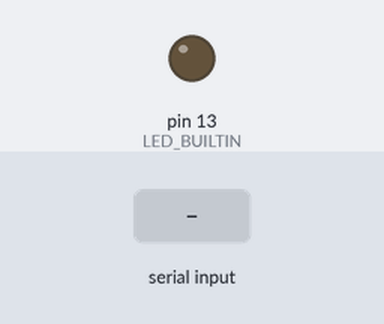
Bench run of a sketch on a simulated Arduino Uno, built with avr-gcc and run on an emulated ATmega328P. On the bench: output pins drawn as LEDs (lit = HIGH). Inputs (shaded band) come from the test bench.

Above: at 5.4 s.
5.5 s: "<90,45>" received over Serial
At 6.7 s:
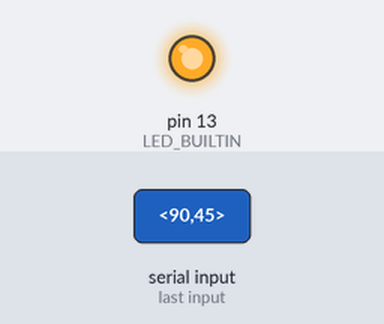
7.0 s: "<S90>" received over Serial
At 8.2 s:
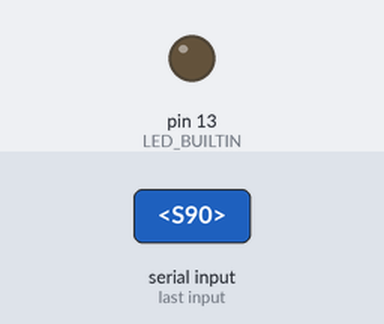
8.5 s: "<30,150>" received over Serial
At 9.8 s:
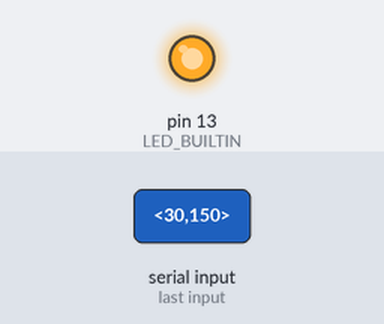
Timing chart, 0 to 11.5 s (numbered marks = the images above; inputs shaded):
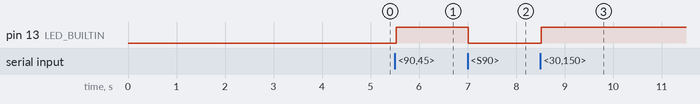

The sketch:

arduino_msp_stop_map_test.ino
```cpp
#include <SoftwareSerial.h>
#include "src/MSP/MSP.h"

MSP msp;
SoftwareSerial msp_uart(9, 10);

#define MSP_SET_MOTOR 214

const uint32_t SERIAL_BAUD = 115200;
const uint32_t MSP_BAUD = 9600;
const uint16_t STOP_US = 1500;
const uint16_t RUN_US = 1560;
const uint8_t REFRESH_DELAY_MS = 5;

char current_command = 'S';

void send_raw_motors(uint16_t values[8]) {
  msp.send(MSP_SET_MOTOR, values, 16);
}

void stop_all() {
  uint16_t data[8] = {
    STOP_US,
    STOP_US,
    STOP_US,
    STOP_US,
    STOP_US,
    STOP_US,
    STOP_US,
    STOP_US
  };

  send_raw_motors(data);
}

void run_all_except(uint8_t stopped_channel) {
  uint16_t data[8] = {
    RUN_US,
    RUN_US,
    RUN_US,
    RUN_US,
    RUN_US,
    RUN_US,
    RUN_US,
    RUN_US
  };

  if (stopped_channel >= 1 && stopped_channel <= 8) {
    data[stopped_channel - 1] = STOP_US;
  }

  send_raw_motors(data);
}

void read_command() {
  while (Serial.available() > 0) {
    char command = Serial.read();

    if (command == '\n' || command == '\r') {
      continue;
    }

    if (
      command == 'A'
      || command == 'S'
      || command == 'D'
      || (command >= '1' && command <= '8')
    ) {
      current_command = command;
    }
  }
}

void apply_current_command() {
  if (current_command == 'A') {
    run_all_except(0);
    return;
  }

  if (current_command >= '1' && current_command <= '8') {
    run_all_except(current_command - '0');
    return;
  }

  stop_all();
}

void setup() {
  Serial.begin(SERIAL_BAUD);
  msp_uart.begin(MSP_BAUD);
  msp.begin(msp_uart);
  pinMode(LED_BUILTIN, OUTPUT);

  for (uint8_t i = 0; i < 8; i++) {
    stop_all();
    delay(500);
  }

  digitalWrite(LED_BUILTIN, LOW);
}

void loop() {
  read_command();
  digitalWrite(LED_BUILTIN, current_command == 'S' || current_command == 'D' ? LOW : HIGH);
  apply_current_command();
  delay(REFRESH_DELAY_MS);
}
```

MSP.cpp
```cpp
// (licence header left out)
#include <Arduino.h>

#include "MSP.h"

uint8_t crc8_dvb_s2(uint8_t crc, unsigned char a)
{
    crc ^= a;
    for (int ii = 0; ii < 8; ++ii) {
        if (crc & 0x80) {
            crc = (crc << 1) ^ 0xD5;
        } else {
            crc = crc << 1;
        }
    }
    return crc;
}
void MSP::begin(Stream & stream, uint32_t timeout)
{
  _stream   = &stream;
  _timeout  = timeout;
}


void MSP::reset()
{
  _stream->flush();
  while (_stream->available() > 0)
    _stream->read();
}

void MSP::send(uint16_t messageID, void * payload, uint16_t size)
{
    uint8_t flag = 0;
    int msg_size = 9;
    uint8_t crc = 0;
    uint8_t tmp_buf[2];

    msg_size += (int) size;


    _stream->write('$');
    _stream->write('X');
    _stream->write('<');

    crc = crc8_dvb_s2(crc, flag);
    _stream->write(flag);

    memcpy(tmp_buf, &messageID, 2);
    crc = crc8_dvb_s2(crc, tmp_buf[0]);
    crc = crc8_dvb_s2(crc, tmp_buf[1]);
    _stream->write(tmp_buf, 2);

    memcpy(tmp_buf, &size, 2);
    crc = crc8_dvb_s2(crc, tmp_buf[0]);
    crc = crc8_dvb_s2(crc, tmp_buf[1]);
    _stream->write(tmp_buf, 2);

    uint8_t * payloadPtr = (uint8_t*)payload;
    for (uint8_t i = 0; i < size; ++i) {
        uint8_t b = *(payloadPtr++);
        crc = crc8_dvb_s2(crc, b);
        _stream->write(b);
    }

    _stream->write(crc);
//    Serial.printf("Checksum: %d", crc);

}


// timeout in milliseconds
bool MSP::recv(uint16_t *messageID, void * payload, uint16_t maxSize, uint16_t *recvSize)
{
    uint32_t t0 = millis();
    uint8_t tmp_buf[2];

    while (1) {

    // read header
    while (_stream->available() < 6)
        if (millis() - t0 >= _timeout) {
            return false;
        }
    char header[3];
    _stream->readBytes((char*)header, 3);

    // check header
    if (header[0] == '$' && header[1] == 'X' && header[2] == '>') {
        uint8_t flag = _stream->read();
        uint8_t checksumCalc = 0;
        checksumCalc = crc8_dvb_s2(checksumCalc, flag);
        // read message ID (type)
        _stream->readBytes((char *)(messageID), 2);
        memcpy(&tmp_buf[0], messageID, 2);
        checksumCalc = crc8_dvb_s2(checksumCalc, tmp_buf[0]);
        checksumCalc = crc8_dvb_s2(checksumCalc, tmp_buf[1]);

        // header ok, read payload size
        _stream->readBytes((char *)(recvSize), 2);
        memcpy(&tmp_buf[0], recvSize, 2);
        checksumCalc = crc8_dvb_s2(checksumCalc, tmp_buf[0]);
        checksumCalc = crc8_dvb_s2(checksumCalc, tmp_buf[1]);

        // read payload
        uint8_t * payloadPtr = (uint8_t*)payload;
        uint16_t idx = 0;
        while (idx < *recvSize) {
            if (millis() - t0 >= _timeout) {
                return false;
            }
            if (_stream->available() > 0) {
                uint8_t b = _stream->read();
                checksumCalc = crc8_dvb_s2(checksumCalc, b);
            if (idx < maxSize)
                *(payloadPtr++) = b;
            ++idx;
            }
        }
        // zero remaining bytes if *size < maxSize
        for (; idx < maxSize; ++idx)
            *(payloadPtr++) = 0;

        // read and check checksum
        while (_stream->available() == 0)
            if (millis() - t0 >= _timeout) {
                return false;
            }
        uint8_t checksum = _stream->read();
        if (checksumCalc == checksum) {
            return true;
        }

    }
    }

}


// wait for messageID
// recvSize can be NULL
bool MSP::waitFor(uint16_t messageID, void * payload, uint16_t maxSize, uint16_t *recvSize)
{
  uint16_t recvMessageID;
  uint16_t recvSizeValue;
  uint32_t t0 = millis();
  while (millis() - t0 < _timeout)
    if (recv(&recvMessageID, payload, maxSize, (recvSize ? recvSize : &recvSizeValue)) && messageID == recvMessageID)
      return true;

  // timeout
  return false;
}


// send a message and wait for the reply
// recvSize can be NULL
bool MSP::request(uint16_t messageID, void * payload, uint16_t maxSize, uint16_t *recvSize)
{
  send(messageID, NULL, 0);
  return waitFor(messageID, payload, maxSize, recvSize);
}


// send message and wait for ack
bool MSP::command(uint16_t messageID, void * payload, uint16_t size, bool waitACK)
{
  send(messageID, payload, size);

  // ack required
  if (waitACK)
    return waitFor(messageID, NULL, 0);

  return true;
}


// map MSP_MODE_xxx to box ids
// mixed values from cleanflight and inav
static const uint8_t BOXIDS[30] PROGMEM = {
  0,  //  0: MSP_MODE_ARM
  1,  //  1: MSP_MODE_ANGLE
  2,  //  2: MSP_MODE_HORIZON
  3,  //  3: MSP_MODE_NAVALTHOLD (cleanflight BARO)
  5,  //  4: MSP_MODE_MAG
  6,  //  5: MSP_MODE_HEADFREE
  7,  //  6: MSP_MODE_HEADADJ
  8,  //  7: MSP_MODE_CAMSTAB
  10, //  8: MSP_MODE_NAVRTH (cleanflight GPSHOME)
  11, //  9: MSP_MODE_NAVPOSHOLD (cleanflight GPSHOLD)
  12, // 10: MSP_MODE_PASSTHRU
  13, // 11: MSP_MODE_BEEPERON
  15, // 12: MSP_MODE_LEDLOW
  16, // 13: MSP_MODE_LLIGHTS
  19, // 14: MSP_MODE_OSD
  20, // 15: MSP_MODE_TELEMETRY
  21, // 16: MSP_MODE_GTUNE
  22, // 17: MSP_MODE_SONAR
  26, // 18: MSP_MODE_BLACKBOX
  27, // 19: MSP_MODE_FAILSAFE
  28, // 20: MSP_MODE_NAVWP (cleanflight AIRMODE)
  29, // 21: MSP_MODE_AIRMODE (cleanflight DISABLE3DSWITCH)
  30, // 22: MSP_MODE_HOMERESET (cleanflight FPVANGLEMIX)
  31, // 23: MSP_MODE_GCSNAV (cleanflight BLACKBOXERASE)
  32, // 24: MSP_MODE_HEADINGLOCK
  33, // 25: MSP_MODE_SURFACE
  34, // 26: MSP_MODE_FLAPERON
  35, // 27: MSP_MODE_TURNASSIST
  36, // 28: MSP_MODE_NAVLAUNCH
  37, // 29: MSP_MODE_AUTOTRIM
};


// returns active mode (using MSP_STATUS and MSP_BOXIDS messages)
// see MSP_MODE_... for bits inside activeModes
bool MSP::getActiveModes(uint32_t * activeModes)
{
  // request status ex
  msp_status_t status;
  if (request(MSP_STATUS, &status, sizeof(status))) {
    // request permanent ids associated to boxes
    uint8_t ids[sizeof(BOXIDS)];
    uint16_t recvSize;
    if (request(MSP_BOXIDS, ids, sizeof(ids), &recvSize)) {
      // compose activeModes, converting BOXIDS to bit map (setting 1 if related flag in flightModeFlags is set)
      *activeModes = 0;
      for (uint8_t i = 0; i < recvSize; ++i) {
        if (status.flightModeFlags & (1 << i)) {
          for (uint8_t j = 0; j < sizeof(BOXIDS); ++j) {
            if (pgm_read_byte(BOXIDS + j) == ids[i]) {
              *activeModes |= 1 << j;
              break;
            }
          }
        }
      }
      return true;
    }
  }

  return false;
}
```

Smoothed.cpp
```cpp
// (licence header left out)

```

Source omitted: MSP.h (20847 bytes)

Measured:
- after the input at 5.5 s, pin 13 (LED_BUILTIN): LOW → HIGH at once
- after the input at 7.0 s, pin 13 (LED_BUILTIN): HIGH → LOW at once
- after the input at 8.5 s, pin 13 (LED_BUILTIN): LOW → HIGH at once
